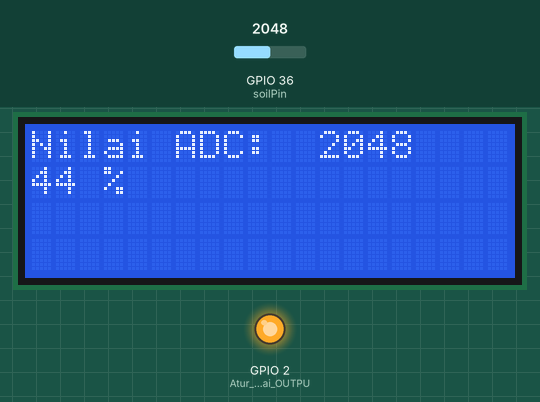
Recording of a sketch running on a simulated ESP32. On the bench: 20×4 character LCD, output pins drawn as LEDs (lit = HIGH). The test bench sets the inputs (shaded band); at power-on: GPIO 36 (soilPin) = 2048. WiFi joins after 1.5 s; servers stay silent unless stated.

Above: at 3.0 s.
3.1 s: GPIO 36 (soilPin) set to 2866
At 9.1 s:
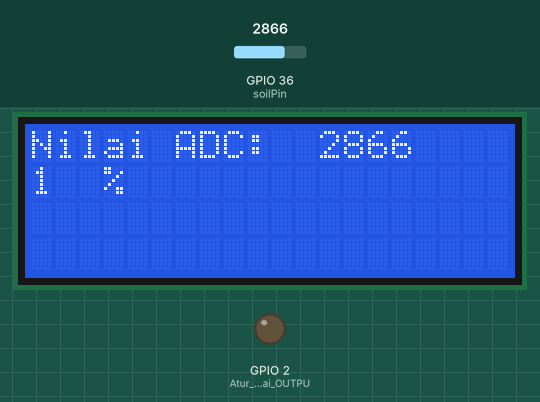
12.4 s: GPIO 36 (soilPin) set to 3603
At 15.3 s:
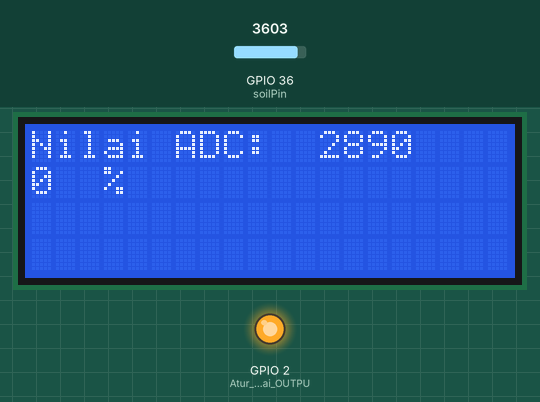
17.4 s: GPIO 36 (soilPin) set to 2047
At 20.7 s:
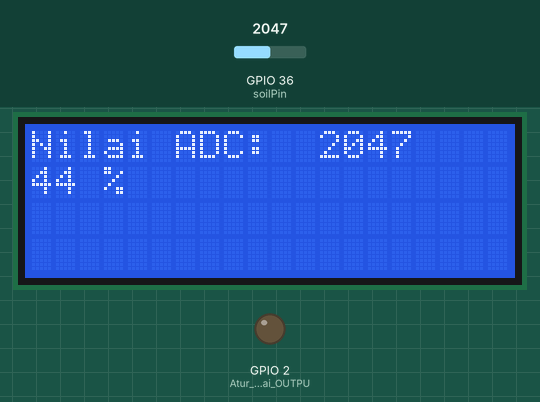
Timing chart, 0 to 28.4 s (numbered marks = the images above; inputs shaded):
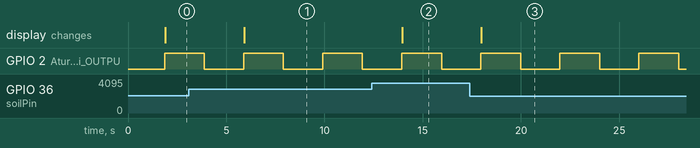

The sketch:

2-blynkLCD.ino
```cpp
#define BLYNK_PRINT Serial

/* Fill in information from Blynk Device Info here */
#define BLYNK_TEMPLATE_ID "TMPL6M2kgtP6J"
#define BLYNK_TEMPLATE_NAME "LED Kontrol"
#define BLYNK_AUTH_TOKEN "FDq3vkQTa6Lx-aRqIC__IIHlMLzl7lk2"


#include <WiFi.h>
#include <WiFiClient.h>
#include <BlynkSimpleEsp32.h>

#include <Wire.h>
#include <LiquidCrystal_I2C.h>

LiquidCrystal_I2C lcd(0x27, 20, 4);  // set the LCD address to 0x27 for a 16 chars and 2 line display

// Your WiFi credentials.
// Set password to "" for open networks.
char ssid[] = "Ws-Eletronika";
char pass[] = "@bpvppdg25";

const int soilPin = 36;

void setup() {
  // Debug console
  Serial.begin(9600);
  Blynk.begin(BLYNK_AUTH_TOKEN, ssid, pass);
  lcd.init();
  lcd.backlight();
  pinMode(2, OUTPUT);  // Atur pin D2 sebagai OUTPUT
}

void loop() {
  int nilai = analogRead(36);
  nilai = constrain(nilai, 990, 2890);
  int persen = map(nilai, 2890, 990, 0, 100);

  Blynk.run();
  //Blynk.virtualWrite(V0, persen);
  digitalWrite(2, HIGH);
  lcd.clear();
  lcd.setCursor(0, 0);
  lcd.print("Nilai ADC: ");
  lcd.setCursor(12, 0);
  lcd.print(nilai);
  lcd.setCursor(0, 1);
  lcd.print(persen);
  lcd.setCursor(3, 1);
  lcd.print("%");
  delay(2000);

  //Blynk.virtualWrite(V0, soilValue);
  digitalWrite(2, LOW);
  delay(2000);
}
```

Measured:
- after the input at 3.1 s, the display: changes after 2.8 s (image 1)
- after the input at 12.4 s, the display: changes after 1.6 s (image 2)
- after the input at 17.4 s, the display: changes after 0.58 s (image 3)
- by itself, GPIO 2 (Atur_pin_D2_sebagai_OUTPU): alternates HIGH for 2.0 s and LOW for 2.0 s
